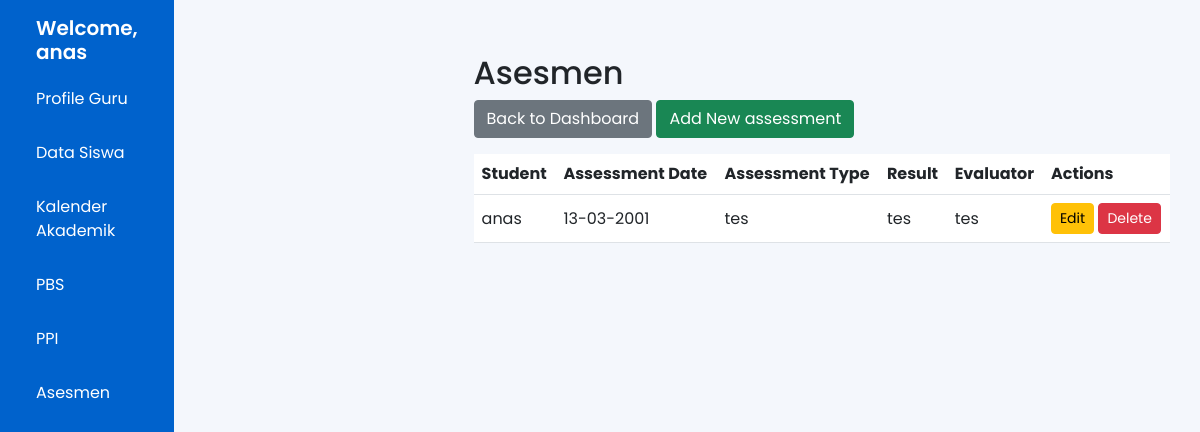
The app's page /assesments.php (signed in) with its own data.
### tables this page shows
CREATE TABLE `assessments` (
  `id` int(11) NOT NULL,
  `student_id` int(11) DEFAULT NULL,
  `assessment_date` date DEFAULT NULL,
  `assessment_type` varchar(255) DEFAULT NULL,
  `result` text DEFAULT NULL,
  `evaluator` varchar(255) DEFAULT NULL
);

CREATE TABLE `students` (
  `id` int(11) NOT NULL,
  `user_id` int(11) DEFAULT NULL,
  `photo` varchar(255) DEFAULT NULL,
  `name` varchar(100) DEFAULT NULL,
  `birth_of_date` date DEFAULT NULL,
  `gender` enum('Male','Female') DEFAULT NULL,
  `disability_type` varchar(100) DEFAULT NULL,
  `class` varchar(20) DEFAULT NULL
);

### assesments.php (the view, shortened to what this page needs)
<?php
include 'includes/db.php';
$stmt = $pdo->prepare('
    SELECT a.*, s.name
    FROM assessments a
    JOIN students s ON a.student_id = s.id
    WHERE s.user_id = :user_id
');
$stmt->execute(['user_id' => $_SESSION['user_id']]);
$assessments = $stmt->fetchAll();
?>
<!DOCTYPE html>
<html lang="en">
<head>
    <link href="https://cdn.jsdelivr.net/npm/bootstrap@5.3.0-alpha1/dist/css/bootstrap.min.css" rel="stylesheet" />
    </head>
<body>
    <div class="d-flex">
        <div class="sidebar text-white p-3" style="width: 250px; height: 100vh;">
            <h4>Welcome, <?= $_SESSION['username']; ?></h4>
            <ul class="nav flex-column">
                <li class="nav-item"><a class="nav-link text-white" href="profile.php">Profile Guru</a></li>
                <li class="nav-item"><a class="nav-link text-white" href="students.php">Data Siswa</a></li>
                <li class="nav-item"><a class="nav-link text-white" href="calendar.php">Kalender Akademik</a></li>
                <li class="nav-item"><a class="nav-link text-white" href="ppi.php">PBS</a></li>
                <li class="nav-item"><a class="nav-link text-white" href="pbs.php">PPI</a></li>
                <li class="nav-item"><a class="nav-link text-white" href="assesments.php">Asesmen</a></li>
            </ul>
        </div>
        <div class="container mt-4" style="flex-grow: 1;">
            <h2>Asesmen</h2>
            <a href="dashboard.php" class="btn btn-secondary">Back to Dashboard</a>
            <button class="btn btn-success" data-bs-toggle="modal" data-bs-target="#addassessmentModal">Add New assessment</button>
            <table class="table mt-3" id="assessmentTable">
                <thead>
                    <tr>
                        <th>Student</th>
                        <th>Assessment Date</th>
                        <th>Assessment Type</th>
                        <th>Result</th>
                        <th>Evaluator</th>
                        <th>Actions</th>
                    </tr>
                </thead>
                <tbody>
                    <?php foreach ($assessments as $assessment): ?>
                        <tr>
                            <td><?= $assessment['name']; ?></td>
                            <td><?= date('d-m-Y', strtotime($assessment['assessment_date'])); ?></td>
                            <td><?= $assessment['assessment_type']; ?></td>
                            <td><?= $assessment['result']; ?></td>
                            <td><?= $assessment['evaluator']; ?></td>
                            <td>
                                <button class="btn btn-warning btn-sm editassessmentBtn" data-bs-toggle="modal" data-bs-target="#editassessmentModal"
                                    data-id="<?= $assessment['id']; ?>"
                                    data-student_id="<?= $assessment['student_id']; ?>"
                                    data-assessment_date="<?= $assessment['assessment_date']; ?>"
                                    data-assessment_type="<?= $assessment['assessment_type']; ?>"
                                    data-result="<?= $assessment['result']; ?>"
                                    data-evaluator="<?= $assessment['evaluator']; ?>"
                                >Edit</button>
                                <a href="?delete_id=<?= $assessment['id']; ?>" class="btn btn-danger btn-sm" onclick="return confirm('Are you sure you want to delete this assessment?')">Delete</a>
                            </td>
                        </tr>
                    <?php endforeach; ?>
                </tbody>
            </table>
        </div>
    </div>
</body>
</html>

### assesments.php (style rules this page uses)
body { background-color: #f4f7fc; font-family: 'Poppins', sans-serif; }
.sidebar { background-color: #0062cc; color: white; height: 100vh; padding-top: 20px; transition: width 0.3s; }
.sidebar h4 { font-size: 20px; padding: 0 20px; color: #ffffff; font-weight: 600; }
.nav-link { color: white !important; font-size: 16px; padding: 10px 20px; margin: 5px 0; border-radius: 5px; }
.container { margin-left: 270px; padding: 30px; }
.table th, .table td { vertical-align: middle; }
.btn { border-radius: 0.25rem; }

### records on screen
assessments: student.name "anas", assessment_date "13-03-2001", assessment_type "tes", result "tes", evaluator "tes"

### other values on screen
$_SESSION['username'] "anas"
